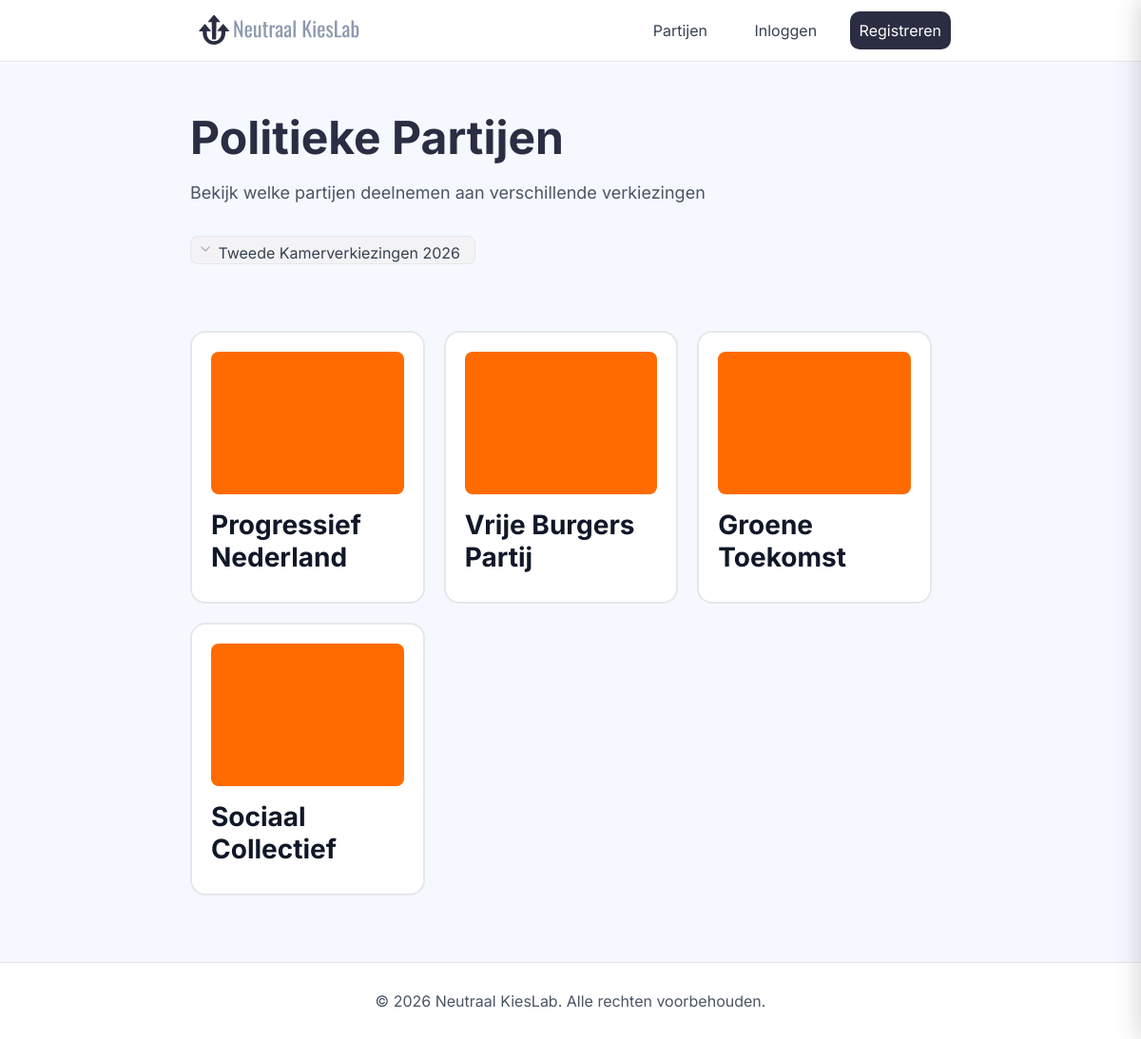
The page /partijen.php on the database as committed earlier.
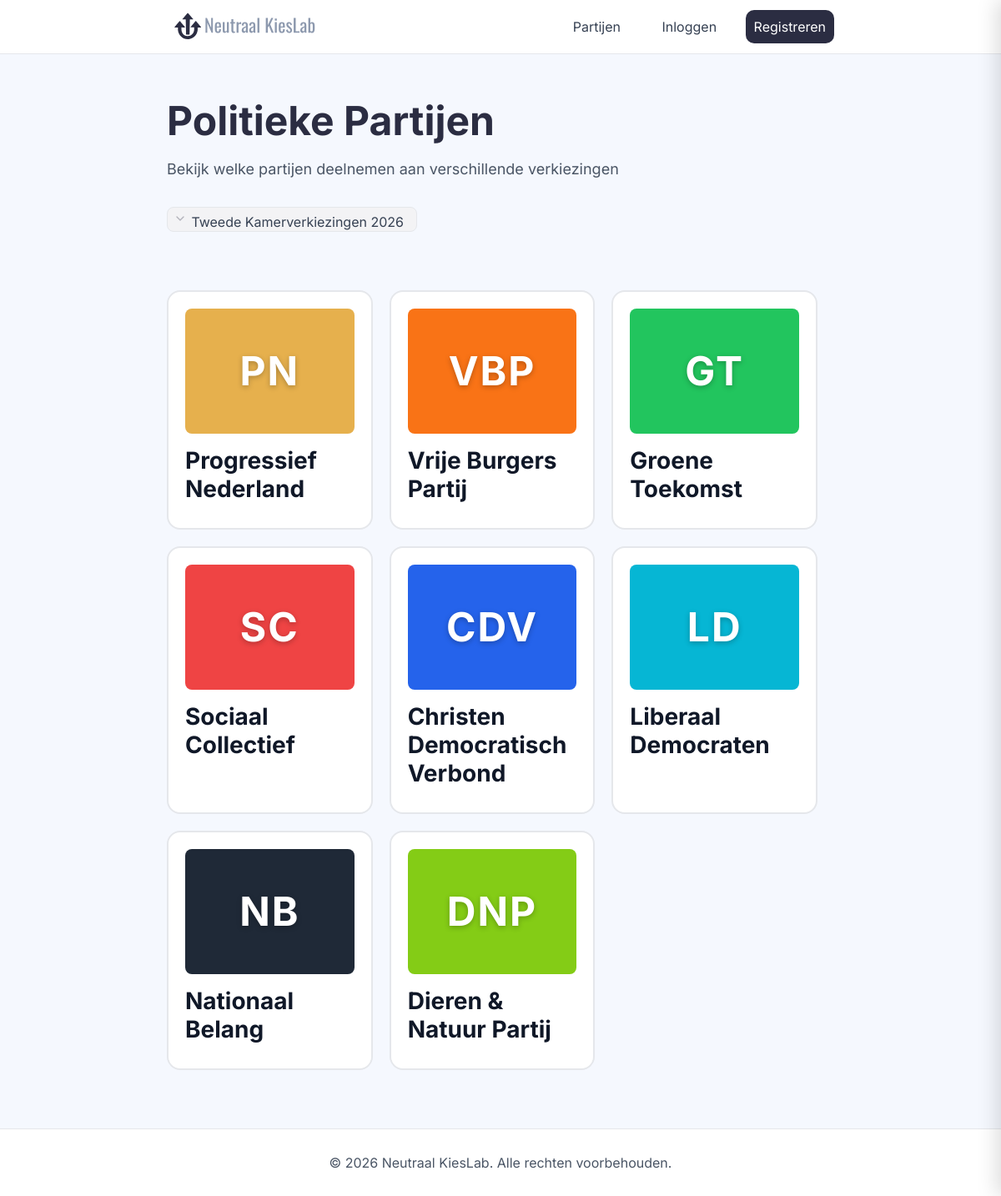
The same page on the database as committed later.
### tables this page shows
CREATE TABLE elections (
    id INT AUTO_INCREMENT PRIMARY KEY,
    name VARCHAR(100) NOT NULL,
    date TIMESTAMP NOT NULL DEFAULT CURRENT_TIMESTAMP() ON UPDATE CURRENT_TIMESTAMP(),
    description VARCHAR(255),
    created_at TIMESTAMP DEFAULT CURRENT_TIMESTAMP,
    is_active TINYINT(1) NOT NULL DEFAULT 0
);

CREATE TABLE parties (
    id INT AUTO_INCREMENT PRIMARY KEY,
    abbreviation VARCHAR(10) NOT NULL,
    name VARCHAR(50) NOT NULL,
    description VARCHAR(600),
    color_hex VARCHAR(7) NOT NULL DEFAULT '#FF6B00'
);

### database-handler.php (called while the page is built, shortened)
<?php
class DatabaseHandler
{
    private $dataSource = "mysql:host=localhost;dbname=stemwijzer;";
    private $username = "root";
    private $password = "";
    private function Connect()
    {
        $pdo = new PDO($this->dataSource, $this->username, $this->password);
        $pdo->setAttribute(PDO::ATTR_ERRMODE, PDO::ERRMODE_EXCEPTION);
        return $pdo;
    }
    public function SelectElections()
    {
        try
        {
            $pdo = $this->Connect();
            $statement = $pdo->prepare("SELECT * FROM elections");
            $statement->execute();
            $rows = $statement->fetchAll(PDO::FETCH_ASSOC);
            return $rows;
        }
        catch (PDOException $e)
        {
            return false;
        }
    }
    public function SelectPartiesByElection($electionId)
    {
        try
        {
            $pdo = $this->Connect();
            $statement = $pdo->prepare("SELECT p.* FROM parties p JOIN election_parties ep ON p.id = ep.party_id WHERE ep.election_id = :electionId");
            $statement->bindParam(':electionId', $electionId, PDO::PARAM_INT);
            $statement->execute();
            $rows = $statement->fetchAll(PDO::FETCH_ASSOC);
            return $rows;
        }
        catch (PDOException $e)
        {
            return false;
        }
    }
}
?>

### partijen.php (the view, shortened to what this page needs)
<?php
require_once "database-handler.php";
$db = new DatabaseHandler();
$elections = $db->SelectElections();
$electionId = isset($_GET["electionId"]) ? (int)$_GET["electionId"] : null;
$selectedElection = null;
if (!$selectedElection && count($elections) > 0) {
    $selectedElection = $elections[0];
    $electionId = (int)$selectedElection["id"];
}
$parties = [];
if ($electionId) {
    $parties = $db->SelectPartiesByElection($electionId);
}
?>
<!DOCTYPE html>
<html lang="en">
<head>
    <link rel="stylesheet" href="style/styles.css">
</head>
<body>
    <nav>
        <a href="index.php">
            <img class="logo" src="assets/logo-met-text-rechts.svg" alt="Neutraal KiesLab Logo">
        </a>
        <div>
            <button class="parties">Partijen</button>
            <?php if (isset($_SESSION["user_id"])): ?>
                <button class="logout" onclick="window.location.href='logout.php'">
                    Uitloggen
                </button>
            <?php else: ?>
                <button class="login">Inloggen</button>
                <button class="register">Registreren</button>
            <?php endif; ?>
        </div>
    </nav>
    <main>
        <section class="parties-hero">
            <h1>Politieke Partijen</h1>
            <p>Bekijk welke partijen deelnemen aan verschillende verkiezingen</p>
            <div class="search-container">
                <button class="dropdown">
                    <p class="dropdown-text">
                        <?= htmlspecialchars($selectedElection["name"] ?? "Selecteer verkiezing") ?>
                    </p>
                    <img src="assets/icon-dropdown.svg" alt="Dropdown arrow">
                </button>
            </div>
        </section>
        <section class="parties-list">
            <?php if ($parties && count($parties) > 0): ?>
                <?php foreach ($parties as $party): ?>
                    <div class="party-card"
                        data-name="<?= htmlspecialchars($party['name']) ?>"
                        data-abbreviation="<?= htmlspecialchars($party['abbreviation'] ?? '') ?>"
                        data-description="<?= htmlspecialchars($party['description'] ?? 'Geen beschrijving') ?>"
                        data-color="<?= htmlspecialchars($party['color_hex'] ?? '#E5E7EB') ?>"
                        onclick="openPartyPanel(this)">
                        <div class="party-logo" style="background-color: <?= htmlspecialchars($party['color_hex'] ?? '#E5E7EB') ?>;">
                            <span class="party-abbreviation"><?= htmlspecialchars($party['abbreviation'] ?? '') ?></span>
                        </div>
                        <h2><?= htmlspecialchars($party["name"]) ?></h2>
                    </div>
                <?php endforeach; ?>
            <?php else: ?>
                <p>Geen partijen gevonden voor deze verkiezing.</p>
            <?php endif; ?>
    </section>
    </main>
    <footer>
        <p>&copy; 2026 Neutraal KiesLab. Alle rechten voorbehouden.</p>
    </footer>
</body>
</html>

### style/styles.css (style rules this page uses)
* { margin: 0; padding: 0; box-sizing: border-box; }
body { font-family: 'Inter', sans-serif; font-weight:400; background-color: #f5f8fe; color: #2b2d42; }
nav { display: flex; justify-content: space-between; align-items: center; padding: 7px 200px; background-color: #ffffff; border-bottom: 1px solid #E5E7EB; }
footer { text-align: center; padding: 30px; background-color: #ffffff; border-top: 1px solid #E5E7EB; margin-top: 50px; color: #4A5565; }
h1 { font-size: 60px; margin-bottom: 20px; text-align: center; }
h2 { font-size: 20px; margin-bottom: 10px; color: #101828; }
a { color: #2B2D42; font-weight: 600; text-decoration: none; }
button { font-family: 'Inter', sans-serif; background-color: #2B2D42; color: #ffffff; border: none; padding: 18px 25px; cursor: pointer; font-size: 16px; border-radius: 14px; transition: transform 0.1s ease, background-color 0.1s ease; }
.parties { font-family: 'Inter', sans-serif; background-color: transparent; color: #364153; border: none; padding: 15px; cursor: pointer; font-size: 16px; margin-right: 15px; }
.login { font-family: 'Inter', sans-serif; background-color: transparent; color: #364153; border: none; padding: 15px; cursor: pointer; font-size: 16px; margin-right: 15px; }
.register { font-family: 'Inter', sans-serif; background-color: #2B2D42; color: #ffffff; border: none; padding: 10px; border-radius: 10px; cursor: pointer; font-size: 16px; transition: background-color 0.1s ease; }
img.logo { height: 45px; }
.parties-hero { display: flex; flex-direction: column; align-items: flex-start; padding: 50px 200px; }
.parties-hero h1 { font-size: 48px; margin-bottom: 15px; }
.parties-hero p { font-size: 18px; line-height: 1.6; color: #4A5565; margin-bottom: 30px; }
.search-container { display: flex; align-items: flex-start; gap: 10px; }
.search-container p { font-size: 16px; margin-right: 10px; color: #364153; }
.dropdown { display: flex; flex-direction: row-reverse; align-items: flex-start; background-color: #F3F3F5; color: #1b1d2a; border: 1px solid #E5E7EB; cursor: pointer; padding: 5px; gap: 5px; min-width: 300px; max-width: 400px; border-radius: 8px; height: 30px; }
.dropdown-text { font-size: 14px; color: #364153; }
.parties-list { display: flex; flex-wrap: wrap; gap: 20px; padding: 20px 200px; }
.party-card { background-color: #FFFFFF; border: 2px solid #E5E7EB; border-radius: 16px; padding: 20px; width: calc(33.333% - 20px); transition: box-shadow 0.1s ease; }
.party-card h2 { font-size: 28px; margin-bottom: 10px; color: #101828; }
.party-logo { width: 100%; height: 150px; background-color: #E5E7EB; border-radius: 8px; margin-bottom: 15px; display: flex; align-items: center; justify-content: center; }
.party-abbreviation { font-size: 48px; font-weight: 700; color: #ffffff; letter-spacing: 2px; text-shadow: 0 2px 6px rgba(0, 0, 0, 0.25); user-select: none; }
.party-card { cursor: pointer; }

Rows that differ between the two databases and show on the page:
changed parties "Progressief Nederland": color_hex "#FF6B00" → "#E6B04D" (drawn); abbreviation (not shown) → "PN"
changed parties "Vrije Burgers Partij": color_hex "#FF6B00" → "#F97316" (drawn); abbreviation (not shown) → "VBP"
changed parties "Groene Toekomst": color_hex "#FF6B00" → "#22C55E" (drawn); abbreviation (not shown) → "GT"
changed parties "Sociaal Collectief": color_hex "#FF6B00" → "#EF4444" (drawn); abbreviation (not shown) → "SC"
added parties: abbreviation "CDV", name "Christen Democratisch Verbond"
added parties: abbreviation "LD", name "Liberaal Democraten"
added parties: abbreviation "NB", name "Nationaal Belang"
added parties: abbreviation "DNP", name "Dieren & Natuur Partij"
